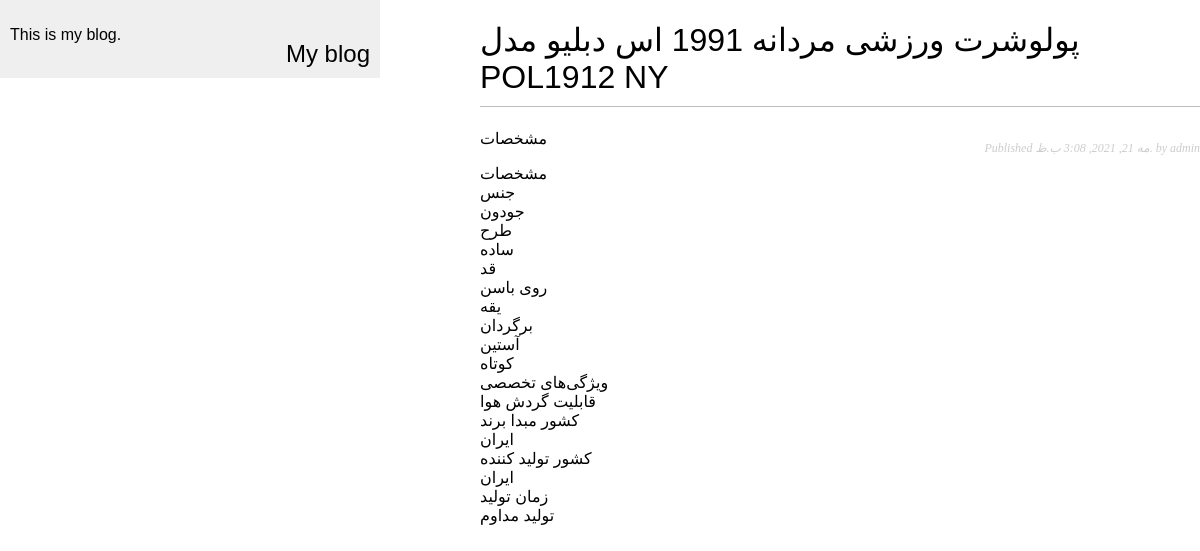
Page /shop/2021/5/21/oloshrt-orzsh-mrdnh-1991-s-dblo-mdl-pol1912-ny/ on the committed database.
### shop/models.py (models this page shows, shortened)
class shop(models.Model):
    title = models.CharField(max_length=250)
    slug = models.SlugField(max_length=250,unique_for_date='publish')
    user = models.ForeignKey(User,on_delete=models.CASCADE, related_name='Shop_posts')
    body = models.TextField()
    publish = models.DateTimeField(default=timezone.now)
    created = models.DateTimeField(auto_now_add=True)
    updated = models.DateTimeField(auto_now=True)
    class Meta:
        ordering = ('-publish',)

### shop/views.py (the view)
def shop_detail(request, year, month, day, post):
        post = get_object_or_404(shop, slug=post,
                                        publish__year=year,
                                        publish__month=month,
                                        publish__day=day)
        return render(request,'shop/post/detali.html',{'post': post})

### shop/templates/shop/post/detali.html (shortened to what this page needs)
{% extends "shop/base.html" %}
{% block content %}
<h1>{{ post.title }}</h1>
<p class="date">
    Published {{ post.publish }} by {{ post.user }}
</p>
<font face='Bnazenin,Tahoma,Arial,Serif'> مشخصات </font>
{{ post.body|linebreaks }}
{% endblock %}

### shop/static/css/shop.css (style rules this page uses)
body { margin:0; padding:0; font-family:helvetica, sans-serif; }
h1 { font-weight:normal; border-bottom:1px solid #bbb; padding:0 0 10px 0; float:center; }
p.date { color:#ccc; font-family: georgia, serif; font-size: 12px; font-style: italic; float:right; }

### rows in the picture
shop: title "پولوشرت ورزشی مردانه 1991 اس دبلیو مدل POL1912 NY", publish "مه 21, 2021, 3:08 ب.ظ.", body "مشخصات جنس جودون طرح ساده قد روی باسن یقه برگردان آستین کوتاه ویژگی‌های تخصصی قابلیت گردش هوا کشور مبدا برند ایران کشور تولید کننده ایران زمان تولید تولید مداوم"
